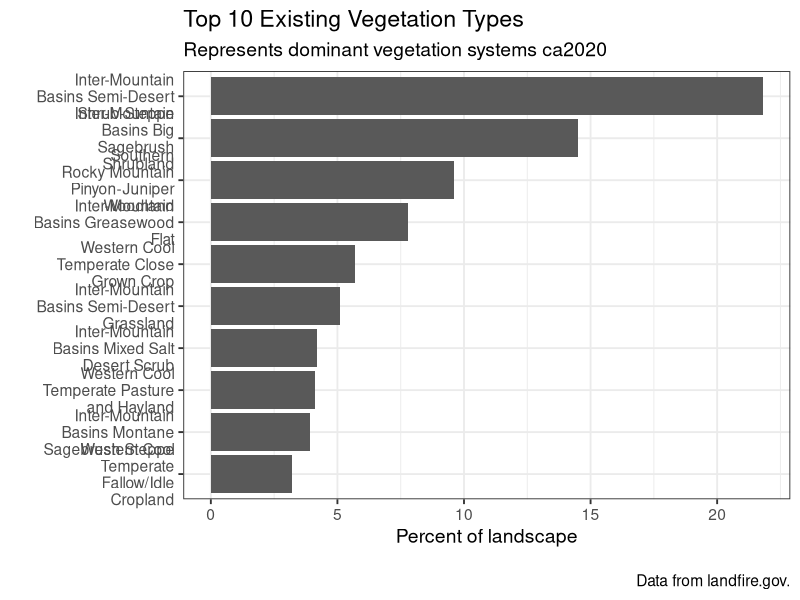
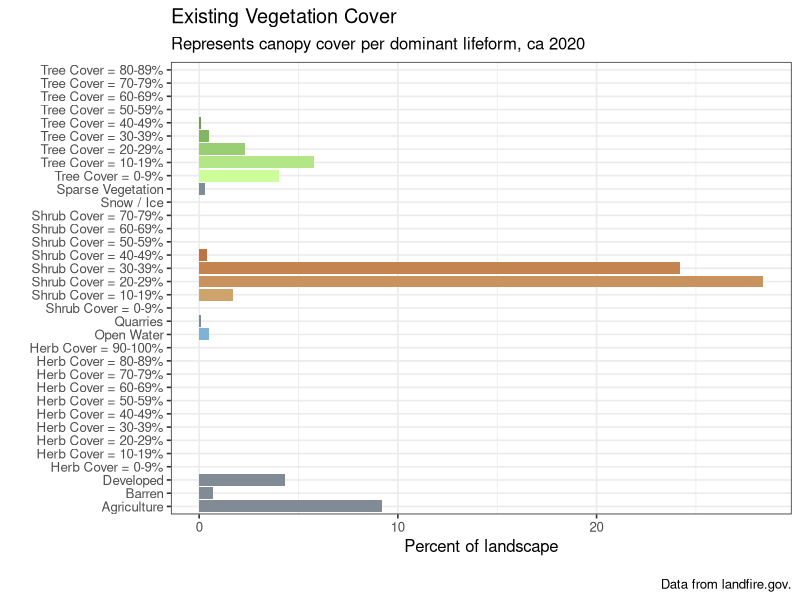
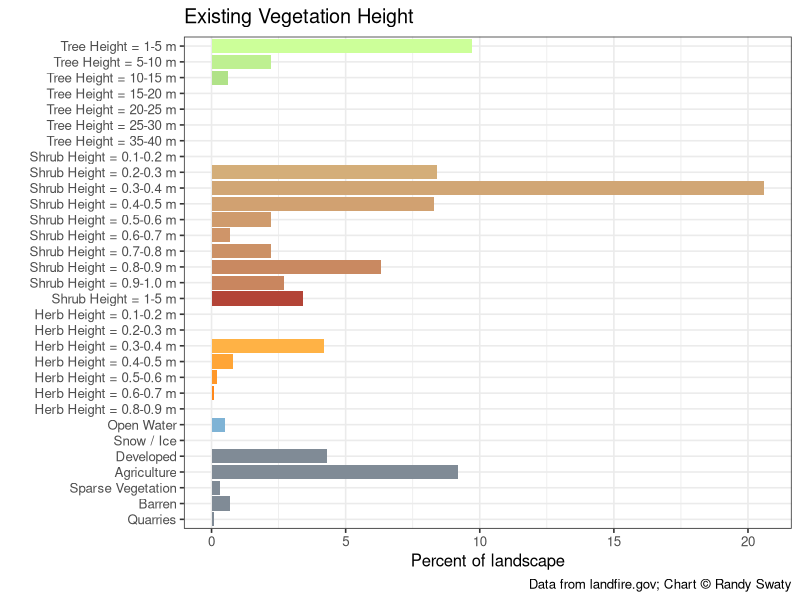

R code for these plots, in order:
## ---- chunk 1
library(tidyverse)
## ---- chunk 2
evtname <- read.csv(file = "data/evt_aoi_attributes.csv") %>%
  group_by(EVT_NAME) %>%
  summarize(ACRES = sum(ACRES),
            REL_PERCENT = sum(REL_PERCENT)) %>%
  arrange(desc(REL_PERCENT)) %>%
  top_n(n = 10, wt = REL_PERCENT)

# plot
evtChart <-
  ggplot(data = evtname, aes(x = EVT_NAME, y = REL_PERCENT)) +
  geom_bar(stat = "identity") +
  labs(
    title = "Top 10 Existing Vegetation Types",
    subtitle = "Represents dominant vegetation systems ca2020",
    caption = "\nData from landfire.gov.",
    x = "",
    y = "Percent of landscape") +
  scale_x_discrete(limits = rev(evtname$EVT_NAME),
                   labels = function(x) str_wrap(x, width = 18)) +
  coord_flip() +
  theme_bw(base_size = 14)

evtChart
## ---- chunk 3
evcname <- read.csv("data/evc_aoi_attributes.csv")

# create "type" column based on conditions
evcname <- evcname %>% mutate(type = if_else(VALUE %in% 11, "Open Water",
                                             if_else(VALUE %in% 12, "Snow / Ice",
                                                     if_else(VALUE %in% c(13:25), "Developed",
                                                             if_else(VALUE %in% 31, "Barren",
                                                                     if_else(VALUE %in% c(60:70), "Agriculture",
                                                                             if_else(VALUE %in% 32, "Quarries",
                                                                                     if_else(VALUE %in% 100, "Sparse Vegetation",
                                                                                             if_else(VALUE %in% c(101:199), "Tree",
                                                                                                     if_else(VALUE %in% c(201:299), "Shrub",
                                                                                                             if_else(VALUE %in% c(301:399), "Herb",
                                                                                                                     "Other")))))))))))

# create reverse substr() function
revSubstr <- function(x, start, stop) {
  x <- strsplit(x, "")
  sapply(x, 
         function(x) paste(rev(rev(x)[start:stop]), collapse = ""), 
         USE.NAMES = FALSE)  }

# create cover column based on 2nd and 3rd to last values of classname
# if "Other" type, make 0
evcname <- evcname %>% mutate(cover = as.numeric(if_else(VALUE > 100,
                                                         revSubstr(evcname$CLASSNAMES, start = 2, stop = 3),
                                                         "0")))

# create bin breaks for grouping
breaks <- seq(0, 100, 10)
# create intervals for grouping and summarize
# also create factor order for "type"
evcgroup <- evcname %>%
  mutate(interval = cut(cover,
                        breaks, 
                        include.lowest = TRUE, 
                        right = T,
                        labels = c("0-9", "10-19", "20-29", "30-39", "40-49", "50-59", "60-69", "70-79", 
                                   "80-89", "90-100")),
         type = factor(type, levels = c("Tree", "Shrub", "Herb", "Open Water", "Snow / Ice", "Developed", "Agriculture", "Sparse Vegetation", "Barren", "Quarries", "Other"))) %>%
  group_by(type, interval) %>%
  summarize(Freq = sum(Freq),
            ACRES = sum(ACRES),
            REL_PERCENT = sum(REL_PERCENT))

# add label and legend names based on condition
evcgroup <- evcgroup %>% mutate(label = if_else(type %in% c("Tree", "Shrub", "Herb"),
                                                paste0(type, " Cover = ", interval, "%"), as.character(type)),
                                legend = if_else(type %in% c("Tree", "Shrub", "Herb", "Open Water"),
                                                 type, as.factor("Other")))

# turn current label order to factors
evclabel.list <- evcgroup$label
evcgroup <- evcgroup %>% mutate(label = fct_rev(factor(label, evclabel.list)))


# # create factor level colors for legend
# cols <- c("Tree" = "#196F3D", "Shrub" = "#229954", "Herb" = "#52BE80", "Open Water" = "#7FB3D5",
#           "Other" = "#808B96")
# 
# # plot
# evcChart <-
#   ggplot(data = evcgroup, aes(x = label, y = REL_PERCENT, fill = legend)) +
#   geom_bar(stat = "identity") +
#   labs(
#     title = "Existing Vegetation Cover",
#     subtitle = "Represents canopy cover per dominant lifeform, ca 2020",
#     caption = "\nData from landfire.gov.",
#     x = "",
#     y = "Percent of landscape") +
#   scale_fill_manual(values = cols, name = "") +
#   coord_flip() +
#   theme_bw(base_size = 14)
# 
# evcChart

# join in custom cols column to color bars by specific label
evc_group_cols <- read.csv("data/evc_group_cols.csv")
evcgroup <- left_join(evcgroup, evc_group_cols, by = "label")
# plot
evcChart <-
  ggplot(data = evcgroup, aes(x = label, y = REL_PERCENT, fill = colors)) +
  geom_bar(stat = "identity") +
  labs(
    title = "Existing Vegetation Cover",
    subtitle = "Represents canopy cover per dominant lifeform, ca 2020",
    caption = "\nData from landfire.gov.",
    x = "",
    y = "Percent of landscape") +
  scale_fill_identity() +
  coord_flip() +
  theme_bw(base_size = 12)+
  theme(legend.position = "none")
evcChart
## ---- chunk 4

# load evh attribute table
evhname <- read.csv(file = "data/evh_aoi_attributes.csv")


# create "type" column based on conditions
evhname <- evhname %>% mutate(type = if_else(VALUE %in% 11, "Open Water",
                                             if_else(VALUE %in% 12, "Snow / Ice",
                                                     if_else(VALUE %in% c(13:25), "Developed",
                                                             if_else(VALUE %in% 31, "Barren",
                                                                     if_else(VALUE %in% c(60:70), "Agriculture",
                                                                             if_else(VALUE %in% 32, "Quarries",
                                                                                     if_else(VALUE %in% 100, "Sparse Vegetation",
                                                                                             if_else(VALUE %in% c(101:199), "Tree",
                                                                                                     if_else(VALUE %in% c(201:299), "Shrub",
                                                                                                             if_else(VALUE %in% c(301:399), "Herb",
                                                                                                                     "Other"))))))))))) %>%
  mutate(height_m = if_else(type %in% "Tree", (VALUE -100),
                            if_else(type %in% "Shrub", ((VALUE - 200) / 10),
                                    if_else(type %in% "Herb", ((VALUE - 300) / 10), 0))) %>%
           as.character() %>% as.numeric())

# create bin breaks for grouping
breaks <- c(0, 0.1, 0.2, 0.3, 0.4, 0.5, 0.6, 0.7, 0.8, 0.9, 1, 5, 10, 15, 20, 25, 30, 35, 40, 45, 50, 55, 60, 65, 70, 75, 80, 85, 90, 95, 100)

# create intervals for grouping and summarize
# also create factor order for "type"
evhgroup <- evhname %>%
  mutate(interval = cut(height_m,
                        breaks, 
                        include.lowest = TRUE, 
                        right = F,
                        labels = c("0", "0.1-0.2", "0.2-0.3", "0.3-0.4" ,"0.4-0.5", "0.5-0.6", "0.6-0.7", "0.7-0.8", "0.8-0.9", "0.9-1.0", "1-5", "5-10", "10-15", "15-20", "20-25", "25-30", "30-35", "35-40", "40-45", "45-50", "50-55", "55-60", "60-65", "65-70", "70-75", "75-80", "80-85", "85-90", "90-95", "95-100")),
         type = factor(type, levels = c("Tree", "Shrub", "Herb", "Open Water", "Snow / Ice", "Developed", "Agriculture", "Sparse Vegetation", "Barren", "Quarries", "Other"))) %>%
  group_by(type, interval) %>%
  summarise(VALUE = sum(VALUE),
            ACRES = sum(ACRES),
            REL_PERCENT = sum(REL_PERCENT))



# add label and legend names based on condition
evhgroup <- evhgroup %>% mutate(label = if_else(type %in% c("Tree", "Shrub", "Herb"),
                                                paste0(type, " Height = ", interval, " m"), as.character(type)),
                                legend = if_else(type %in% c("Tree", "Shrub", "Herb", "Open Water"),
                                                 type, as.factor("Other")))
# turn current label order to factors
evhlabel.list <- evhgroup$label
evhgroup <- evhgroup %>% mutate(label = fct_rev(factor(label, evhlabel.list)))

# # create factor level colors for legend
# cols <- c("Tree" = "#196F3D", "Shrub" = "#229954", "Herb" = "#52BE80", "Open Water" = "#7FB3D5",
#           "Other" = "#808B96")
# 
# 
# # plot
# evhChart <-
# ggplot(data = evhgroup, aes(x = label, y = REL_PERCENT, fill = legend)) +
#   geom_bar(stat = "identity") +
#   labs(
#     title = "Existing Vegetation Height",
#     subtitle = "Represents canopy height of dominant lifeform ca2020",
#     caption = "\nData from landfire.gov.",
#     x = "",
#     y = "Percent of landscape") +
#   scale_fill_manual(values = cols, name = "") +
#   coord_flip() +
#   theme_bw(base_size = 14)
# 
# evhChart

# join in custom cols column to color bars by specific label

evh_group_cols <- read.csv("data/evh_group_cols.csv")

evhgroup <- left_join(evhgroup, evh_group_cols, by = "label")

evhgroup$label <- factor(evhgroup$label, levels = rev(evhgroup$label))


# plot
evhChart <-
ggplot(data = evhgroup, aes(x = label, y = REL_PERCENT, fill = colors)) +
  geom_bar(stat = "identity") +
  labs(
    title = "Existing Vegetation Height",
    caption = "Data from landfire.gov; Chart © Randy Swaty",
    x = "",
    y = "Percent of landscape") +
  scale_fill_identity() +
  coord_flip() +
  theme_bw(base_size = 12)+
  theme(legend.position = "none")

evhChart
